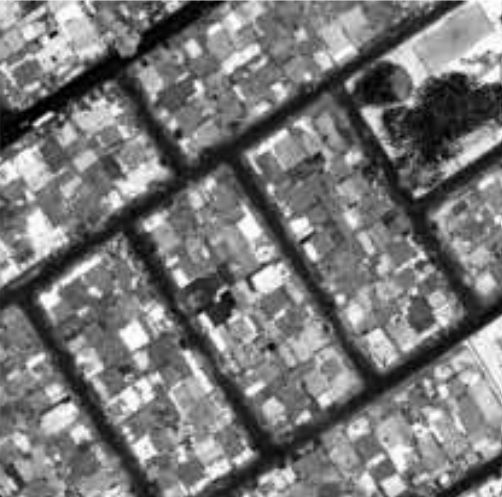
#> input picture imagem_intensidade.png, 502 x 497 px
$ python main.py
#> lines starting #> are read from the running program, lines starting #| are printed output that depends on the picture; after the words box and inside, x2 and y2 are one past the last pixel; in counts of white or black regions, pixels touching at a corner belong together
import cv2
import numpy as np
from skimage.morphology import skeletonize
import matplotlib.pyplot as plt


# --- FUNÇÃO AUXILIAR PARA VISUALIZAÇÃO ---
def exibir_etapas(imagens, titulos):
    """Função para exibir múltiplas imagens lado a lado."""
    fig, axes = plt.subplots(1, len(imagens), figsize=(15, 5))
    for i, (img, titulo) in enumerate(zip(imagens, titulos)):
        if len(img.shape) == 2:
            axes[i].imshow(img, cmap='gray')
        else:
            axes[i].imshow(img)
        axes[i].set_title(titulo)
        axes[i].axis('off')
    plt.tight_layout()
    plt.show()


# --- CARREGAR IMAGEM INICIAL ---
# Carrega a imagem em escala de cinza
imagem_original = cv2.imread('imagem_intensidade.png', cv2.IMREAD_GRAYSCALE)
#> imagem_original is the input picture: shape (497, 502); min 0, max 255, mean 119.9

# --------------------------------------------------------------------------
# ETAPA (a) e (b): Segmentação e Separação da Classe Vias
# --------------------------------------------------------------------------
# O artigo propõe separar pixels com valor de tons de cinza menor ou igual a 45.
# Isso é uma operação de limiarização (thresholding).
_, imagem_limiarizada = cv2.threshold(imagem_original, 45, 255, cv2.THRESH_BINARY_INV)
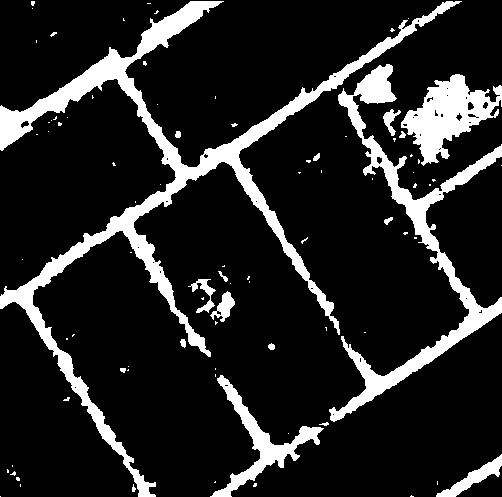
#> imagem_limiarizada: shape (497, 502); 14.5% white; 86 white regions (68 under 20 px), largest, box (x1, y1, x2, y2) and area: (0, 1, 462, 497) 18425, (329, 64, 502, 422) 8445, (401, 74, 502, 166) 4249

# Em seguida, é aplicado um filtro de mediana para reduzir ruídos.
# O tamanho do kernel não é especificado, usaremos 3x3 que é um valor comum.
imagem_mediana = cv2.medianBlur(imagem_limiarizada, 3)
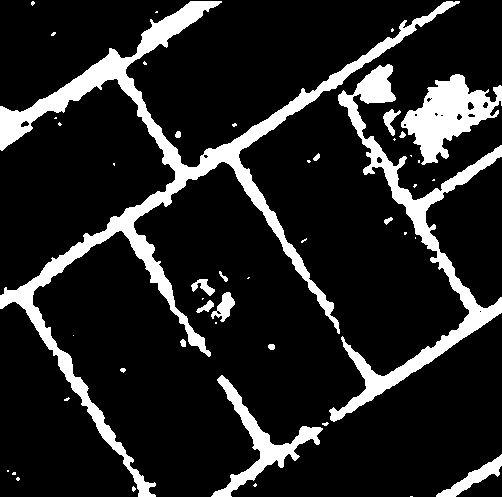
#> imagem_mediana: shape (497, 502); 14.4% white; 47 white regions (30 under 20 px), largest, box (x1, y1, x2, y2) and area: (0, 1, 460, 497) 18425, (329, 64, 502, 422) 8453, (401, 74, 502, 165) 4284

# --- (c) Erosão morfológica em disco 15x15 ---
def aplicar_erosao(mask_binaria, tamanho=(15, 15)):
    """Aplica erosão com elemento estruturante elíptico."""
#> called with tamanho = (15, 15)
    se = cv2.getStructuringElement(cv2.MORPH_ELLIPSE, tamanho)
    erodida = cv2.erode(mask_binaria, se, iterations=1)
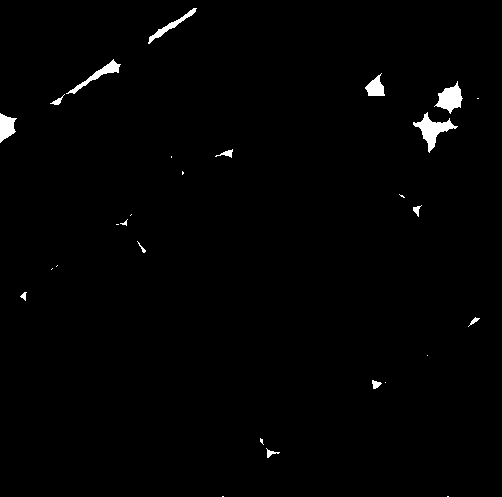
#> erodida: shape (497, 502); 1.1% white; 28 white regions (13 under 20 px), largest, box (x1, y1, x2, y2) and area: (413, 112, 458, 153) 600, (434, 81, 463, 114) 485, (66, 59, 121, 94) 353
    # garante saída binária 0/255
    erodida = ((erodida > 0).astype(np.uint8)) * 255
    return erodida

# Aplica sobre a saída da mediana
imagem_erosao = aplicar_erosao(imagem_mediana, (15, 15))

# --- VISUALIZAÇÃO ---

exibir_etapas(
    [imagem_original, imagem_limiarizada, imagem_mediana],
    ["Original (Figura 4)", "Etapa (a): Limiarização (<=45)", "Etapa (b): Filtro de Mediana"]
)
#> the loop in exibir_etapas, `for i, (img, titulo) in enumerate(zip(imagens, titulos)):` made 3 passes
#> titulo on passes 1 to 3: 'Original (Figura 4)', 'Etapa (a): Limiarização (<=45)', 'Etapa (b): Filtro de Mediana'
#> in exibir_etapas, `plt.show()`:
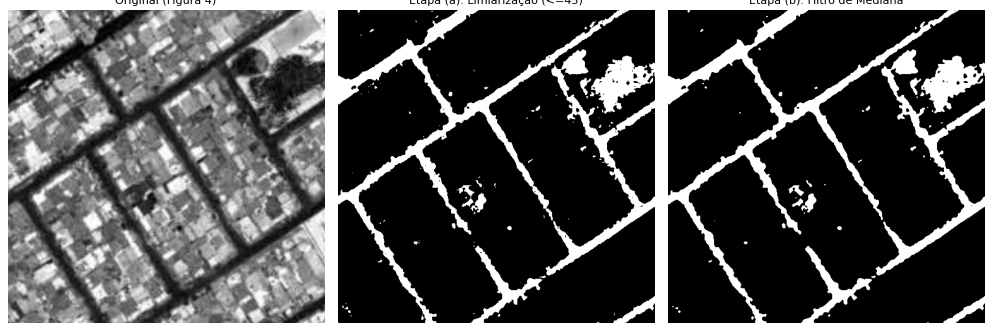
#> figure drawn by matplotlib, 3 panels

# Comparação etapa (b) -> (c)
exibir_etapas(
    [imagem_mediana, imagem_erosao],
    ["Entrada (b): Filtro de Mediana", "Saída (c): Erosão 15×15 (disco)"]
)
#> the loop in exibir_etapas (call 2), `for i, (img, titulo) in enumerate(zip(imagens, titulos)):` made 2 passes
#> titulo on passes 1 to 2: 'Entrada (b): Filtro de Mediana', 'Saída (c): Erosão 15×15 (disco)'

cv2.imwrite("saida_a_limiar.png", imagem_limiarizada)
cv2.imwrite("saida_b_mediana.png", imagem_mediana)
cv2.imwrite("saida_c_erosao.png", imagem_erosao)
